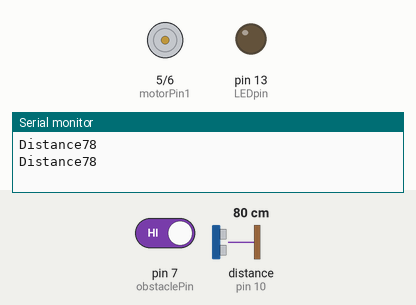
Simulated run of this sketch. Board: Arduino Uno, built with avr-gcc and run on an emulated ATmega328P. On the bench: motor-driver pin pairs drawn as motors (green arrow = first pin HIGH = forward, orange = second pin HIGH = backward, longer = more drive), output pins drawn as LEDs (lit = HIGH), the last lines printed to the serial monitor. Wiring (inferred from the names in the program): ultrasonic range finder: trigger pin 9; echo pin 10. The inputs (shaded band) are chosen by the test bench; at power-on: distance to the obstacle (sensor on pin 10) 80 cm, pin 7 (obstaclePin) HIGH. The echo pulse lasts 58.3 µs per cm; pins used as bus, display or sensor lines are not drawn.

Above: at 2.8 s.
2.9 s: distance to the obstacle (sensor on pin 10) set to 2 cm
At 4.6 s:
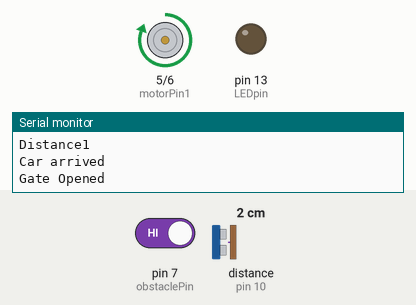
7.5 s: pin 7 (obstaclePin) driven LOW
At 8.9 s:
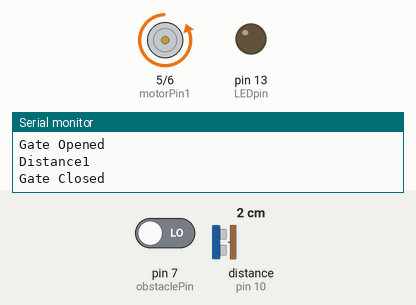
13.5 s: distance to the obstacle (sensor on pin 10) set to 9 cm
17.2 s: distance to the obstacle (sensor on pin 10) set to 12 cm
At 19.0 s:
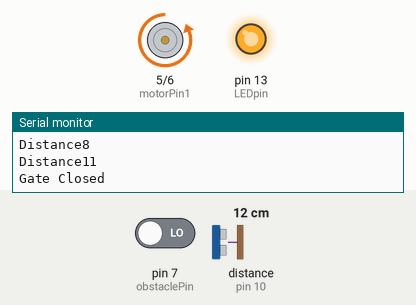
21.5 s: pin 7 (obstaclePin) driven HIGH
At 23.3 s:
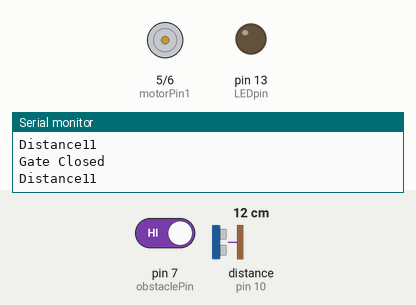
24.2 s: distance to the obstacle (sensor on pin 10) set to 4 cm
At 26.5 s:
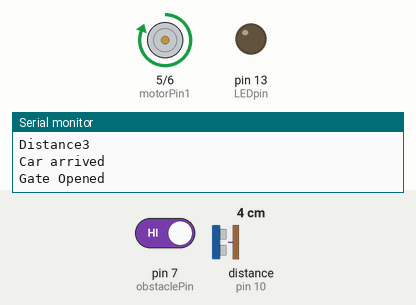
Timing chart, 0 to 29.5 s (numbered marks = the images above; inputs shaded):
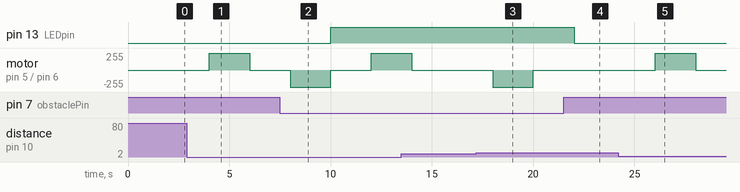

Measured:
- the behaviour switches between 10 and 11 cm on distance to the obstacle (sensor on pin 10) (found by bisection; images 2 and 3)
- after the input at 2.9 s, motor on pin 5 (motorPin1) / pin 6 (motorPin2): stopped → forward 255/255 after 1.1 s, → stopped 2.0 s later
- after the input at 7.5 s, pin 13 (LEDpin): LOW → HIGH after 2.5 s; motor on pin 5 (motorPin1) / pin 6 (motorPin2): stopped → backward 255/255 after 0.51 s, → stopped 2.0 s later, → forward 255/255 2.0 s later
- after the input at 17.2 s, motor on pin 5 (motorPin1) / pin 6 (motorPin2): stopped → backward 255/255 after 0.82 s, → stopped 2.0 s later
- after the input at 21.5 s, pin 13 (LEDpin): HIGH → LOW after 0.52 s
- after the input at 24.2 s, motor on pin 5 (motorPin1) / pin 6 (motorPin2): stopped → forward 255/255 after 1.8 s, → stopped 2.0 s later

The sketch:

ParkingSystem.ino
```cpp
int LEDpin = 13;
int obstaclePin = 7;
int hasObstacle = LOW;

const int trigPin = 9;
const int echoPin = 10;

const int motorPin1  = 5;
const int motorPin2  = 6;

int gate = 0; //0 is closed 1 is open
int parking = 0; //0 is empty and 1 is parked

long duration;
int distance;
void gate_close(){
  Serial.println("Gate Closed");
  gate = 0;
  digitalWrite(motorPin1, LOW);
  digitalWrite(motorPin2, HIGH);
  delay(2000);
  digitalWrite(motorPin1, LOW);
  digitalWrite(motorPin2, LOW);
}

void gate_open(){
  Serial.println("Gate Opened");
  gate = 1;
  digitalWrite(motorPin1, HIGH);
  digitalWrite(motorPin2, LOW);
  delay(2000);
  digitalWrite(motorPin1, LOW);
  digitalWrite(motorPin2, LOW);
}


void setup() {
  pinMode(LEDpin, OUTPUT);
  pinMode(obstaclePin, INPUT);
  pinMode(trigPin,OUTPUT);
  pinMode(echoPin,INPUT);
  pinMode(motorPin1, OUTPUT);
  pinMode(motorPin2, OUTPUT);

  digitalWrite(motorPin1, LOW);
  digitalWrite(motorPin2, LOW);

  Serial.begin(9600);
}
void loop() {

  digitalWrite(trigPin,LOW);
  delayMicroseconds(2);
  digitalWrite(trigPin,HIGH);
  delayMicroseconds(10);
  digitalWrite(trigPin,LOW);
  duration = pulseIn(echoPin,HIGH);
  distance = duration * 0.034/2;
  Serial.print("Distance");
  Serial.println(distance);


  if (distance<10) {
    if(gate!=1){
      Serial.println("Car arrived");
      gate_open();
    }
  }
  else
  {
    if(gate==1){
      gate_close();
    }
  }
  hasObstacle = digitalRead(obstaclePin);

  if (hasObstacle == LOW) {
    if(parking!=1){
      parking = 1;
      gate_close();
      Serial.println("Car is Parked");
      digitalWrite(LEDpin, HIGH);
    }
  }
  else{
    digitalWrite(LEDpin, LOW);
    parking = 0;
  }

  delay(2000);
}
```
